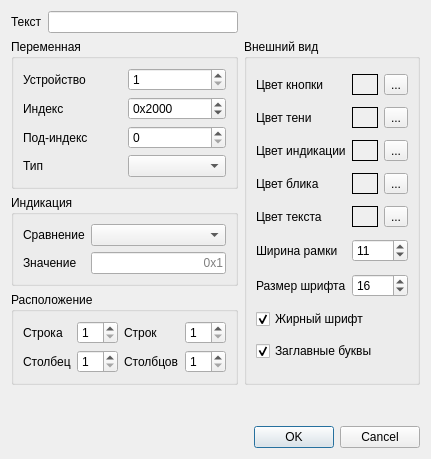
<?xml version="1.0" encoding="UTF-8"?>
<ui version="4.0">
 <class>SDOValueIndicatorEditDlg</class>
 <widget class="QDialog" name="SDOValueIndicatorEditDlg">
  <property name="geometry">
   <rect>
    <x>0</x>
    <y>0</y>
    <width>421</width>
    <height>459</height>
   </rect>
  </property>
  <property name="windowTitle">
   <string>Индикатор</string>
  </property>
  <layout class="QGridLayout" name="gridLayout_5">
   <item row="0" column="0">
    <layout class="QHBoxLayout" name="horizontalLayout">
     <item>
      <widget class="QLabel" name="lblName">
       <property name="text">
        <string>Текст</string>
       </property>
      </widget>
     </item>
     <item>
      <widget class="QLineEdit" name="leName">
       <property name="text">
        <string/>
       </property>
      </widget>
     </item>
    </layout>
   </item>
   <item row="0" column="1">
    <spacer name="horizontalSpacer">
     <property name="orientation">
      <enum>Qt::Horizontal</enum>
     </property>
     <property name="sizeHint" stdset="0">
      <size>
       <width>202</width>
       <height>20</height>
      </size>
     </property>
    </spacer>
   </item>
   <item row="1" column="0">
    <widget class="QGroupBox" name="gbData">
     <property name="title">
      <string>Переменная</string>
     </property>
     <layout class="QGridLayout" name="gridLayout">
      <item row="3" column="0">
       <widget class="QLabel" name="lblType">
        <property name="text">
         <string>Тип</string>
        </property>
       </widget>
      </item>
      <item row="3" column="1">
       <widget class="QComboBox" name="cbType"/>
      </item>
      <item row="1" column="0">
       <widget class="QLabel" name="lblIndex">
        <property name="text">
         <string>Индекс</string>
        </property>
       </widget>
      </item>
      <item row="1" column="1">
       <widget class="QSpinBox" name="sbIndex">
        <property name="prefix">
         <string>0x</string>
        </property>
        <property name="maximum">
         <number>65535</number>
        </property>
        <property name="value">
         <number>8192</number>
        </property>
        <property name="displayIntegerBase">
         <number>16</number>
        </property>
       </widget>
      </item>
      <item row="2" column="1">
       <widget class="QSpinBox" name="sbSubIndex">
        <property name="maximum">
         <number>255</number>
        </property>
       </widget>
      </item>
      <item row="0" column="0">
       <widget class="QLabel" name="lblNodeId">
        <property name="text">
         <string>Устройство</string>
        </property>
       </widget>
      </item>
      <item row="2" column="0">
       <widget class="QLabel" name="lblSubIndex">
        <property name="text">
         <string>Под-индекс</string>
        </property>
       </widget>
      </item>
      <item row="0" column="1">
       <widget class="QSpinBox" name="sbNodeId">
        <property name="minimum">
         <number>1</number>
        </property>
        <property name="maximum">
         <number>127</number>
        </property>
       </widget>
      </item>
     </layout>
    </widget>
   </item>
   <item row="1" column="1" rowspan="3">
    <widget class="QGroupBox" name="gbPen">
     <property name="title">
      <string>Внешний вид</string>
     </property>
     <layout class="QGridLayout" name="gridLayout_2">
      <item row="4" column="0">
       <widget class="QLabel" name="lblTextColor">
        <property name="text">
         <string>Цвет текста</string>
        </property>
       </widget>
      </item>
      <item row="1" column="1">
       <widget class="QFrame" name="frShadowColor">
        <property name="autoFillBackground">
         <bool>true</bool>
        </property>
        <property name="frameShape">
         <enum>QFrame::Panel</enum>
        </property>
       </widget>
      </item>
      <item row="3" column="2">
       <widget class="QToolButton" name="tbGlareColorSel">
        <property name="text">
         <string>...</string>
        </property>
       </widget>
      </item>
      <item row="0" column="0">
       <widget class="QLabel" name="lblBackColor">
        <property name="text">
         <string>Цвет кнопки</string>
        </property>
       </widget>
      </item>
      <item row="2" column="1">
       <widget class="QFrame" name="frIndicatorColor">
        <property name="autoFillBackground">
         <bool>true</bool>
        </property>
        <property name="frameShape">
         <enum>QFrame::Panel</enum>
        </property>
       </widget>
      </item>
      <item row="0" column="2">
       <widget class="QToolButton" name="tbBackColorSel">
        <property name="text">
         <string>...</string>
        </property>
       </widget>
      </item>
      <item row="3" column="1">
       <widget class="QFrame" name="frGlareColor">
        <property name="autoFillBackground">
         <bool>true</bool>
        </property>
        <property name="frameShape">
         <enum>QFrame::Panel</enum>
        </property>
       </widget>
      </item>
      <item row="0" column="1">
       <widget class="QFrame" name="frBackColor">
        <property name="autoFillBackground">
         <bool>true</bool>
        </property>
        <property name="frameShape">
         <enum>QFrame::Panel</enum>
        </property>
       </widget>
      </item>
      <item row="1" column="2">
       <widget class="QToolButton" name="tbShadowColorSel">
        <property name="text">
         <string>...</string>
        </property>
       </widget>
      </item>
      <item row="3" column="0">
       <widget class="QLabel" name="lblGlareColor">
        <property name="text">
         <string>Цвет блика</string>
        </property>
       </widget>
      </item>
      <item row="1" column="0">
       <widget class="QLabel" name="lblShadowColor">
        <property name="text">
         <string>Цвет тени</string>
        </property>
       </widget>
      </item>
      <item row="2" column="2">
       <widget class="QToolButton" name="tbIndicatorColorSel">
        <property name="text">
         <string>...</string>
        </property>
       </widget>
      </item>
      <item row="8" column="0" colspan="2">
       <widget class="QCheckBox" name="cbFontCapitalization">
        <property name="text">
         <string>Заглавные буквы</string>
        </property>
        <property name="checked">
         <bool>true</bool>
        </property>
       </widget>
      </item>
      <item row="4" column="2">
       <widget class="QToolButton" name="tbTextColorSel">
        <property name="text">
         <string>...</string>
        </property>
       </widget>
      </item>
      <item row="5" column="0">
       <widget class="QLabel" name="lblBorderWidth">
        <property name="text">
         <string>Ширина рамки</string>
        </property>
       </widget>
      </item>
      <item row="6" column="1" colspan="2">
       <widget class="QSpinBox" name="sbFontSize">
        <property name="minimum">
         <number>4</number>
        </property>
        <property name="maximum">
         <number>96</number>
        </property>
        <property name="value">
         <number>16</number>
        </property>
       </widget>
      </item>
      <item row="6" column="0">
       <widget class="QLabel" name="lblFontSize">
        <property name="text">
         <string>Размер шрифта</string>
        </property>
       </widget>
      </item>
      <item row="7" column="0" colspan="2">
       <widget class="QCheckBox" name="cbFontBold">
        <property name="text">
         <string>Жирный шрифт</string>
        </property>
        <property name="checked">
         <bool>true</bool>
        </property>
       </widget>
      </item>
      <item row="5" column="1" colspan="2">
       <widget class="QSpinBox" name="sbBorderWidth">
        <property name="minimum">
         <number>3</number>
        </property>
        <property name="maximum">
         <number>64</number>
        </property>
        <property name="value">
         <number>11</number>
        </property>
       </widget>
      </item>
      <item row="4" column="1">
       <widget class="QFrame" name="frTextColor">
        <property name="autoFillBackground">
         <bool>true</bool>
        </property>
        <property name="frameShape">
         <enum>QFrame::Panel</enum>
        </property>
       </widget>
      </item>
      <item row="2" column="0">
       <widget class="QLabel" name="lblIndicatorColor">
        <property name="text">
         <string>Цвет индикации</string>
        </property>
       </widget>
      </item>
     </layout>
    </widget>
   </item>
   <item row="2" column="0">
    <widget class="QGroupBox" name="gbActivation">
     <property name="title">
      <string>Индикация</string>
     </property>
     <layout class="QGridLayout" name="gridLayout_4">
      <item row="0" column="0">
       <widget class="QLabel" name="lblIndicatorCompare">
        <property name="text">
         <string>Сравнение</string>
        </property>
       </widget>
      </item>
      <item row="1" column="1">
       <widget class="QLineEdit" name="leIndicatorValue">
        <property name="maxLength">
         <number>16</number>
        </property>
        <property name="alignment">
         <set>Qt::AlignRight|Qt::AlignTrailing|Qt::AlignVCenter</set>
        </property>
        <property name="placeholderText">
         <string>0x1</string>
        </property>
       </widget>
      </item>
      <item row="1" column="0">
       <widget class="QLabel" name="lblIndicatorValue">
        <property name="text">
         <string>Значение</string>
        </property>
       </widget>
      </item>
      <item row="0" column="1">
       <widget class="QComboBox" name="cbIndicatorCompare"/>
      </item>
     </layout>
    </widget>
   </item>
   <item row="5" column="1">
    <widget class="QDialogButtonBox" name="buttonBox">
     <property name="orientation">
      <enum>Qt::Horizontal</enum>
     </property>
     <property name="standardButtons">
      <set>QDialogButtonBox::Cancel|QDialogButtonBox::Ok</set>
     </property>
    </widget>
   </item>
   <item row="4" column="1">
    <spacer name="verticalSpacer">
     <property name="orientation">
      <enum>Qt::Vertical</enum>
     </property>
     <property name="sizeHint" stdset="0">
      <size>
       <width>20</width>
       <height>40</height>
      </size>
     </property>
    </spacer>
   </item>
   <item row="3" column="0">
    <widget class="QGroupBox" name="gbPos">
     <property name="title">
      <string>Расположение</string>
     </property>
     <layout class="QGridLayout" name="gridLayout_3">
      <item row="0" column="0">
       <widget class="QLabel" name="lblPosRow">
        <property name="text">
         <string>Строка</string>
        </property>
       </widget>
      </item>
      <item row="0" column="1">
       <widget class="QSpinBox" name="sbPosRow">
        <property name="minimum">
         <number>1</number>
        </property>
       </widget>
      </item>
      <item row="0" column="2">
       <widget class="QLabel" name="lblSizeRow">
        <property name="text">
         <string>Строк</string>
        </property>
       </widget>
      </item>
      <item row="0" column="3">
       <widget class="QSpinBox" name="sbSizeRow">
        <property name="minimum">
         <number>1</number>
        </property>
       </widget>
      </item>
      <item row="1" column="0">
       <widget class="QLabel" name="lblPosCol">
        <property name="text">
         <string>Столбец</string>
        </property>
       </widget>
      </item>
      <item row="1" column="1">
       <widget class="QSpinBox" name="sbPosCol">
        <property name="minimum">
         <number>1</number>
        </property>
       </widget>
      </item>
      <item row="1" column="2">
       <widget class="QLabel" name="lblSizeCol">
        <property name="text">
         <string>Столбцов</string>
        </property>
       </widget>
      </item>
      <item row="1" column="3">
       <widget class="QSpinBox" name="sbSizeCol">
        <property name="minimum">
         <number>1</number>
        </property>
       </widget>
      </item>
     </layout>
    </widget>
   </item>
  </layout>
 </widget>
 <resources/>
 <connections>
  <connection>
   <sender>buttonBox</sender>
   <signal>accepted()</signal>
   <receiver>SDOValueIndicatorEditDlg</receiver>
   <slot>accept()</slot>
   <hints>
    <hint type="sourcelabel">
     <x>248</x>
     <y>254</y>
    </hint>
    <hint type="destinationlabel">
     <x>157</x>
     <y>274</y>
    </hint>
   </hints>
  </connection>
  <connection>
   <sender>buttonBox</sender>
   <signal>rejected()</signal>
   <receiver>SDOValueIndicatorEditDlg</receiver>
   <slot>reject()</slot>
   <hints>
    <hint type="sourcelabel">
     <x>316</x>
     <y>260</y>
    </hint>
    <hint type="destinationlabel">
     <x>286</x>
     <y>274</y>
    </hint>
   </hints>
  </connection>
 </connections>
</ui>
